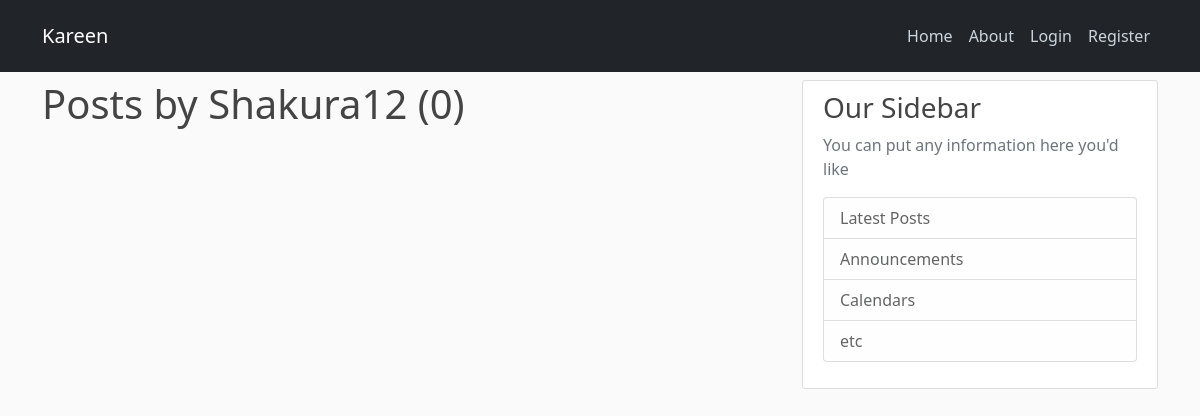
Page /user/Shakura12 on the earlier database version.
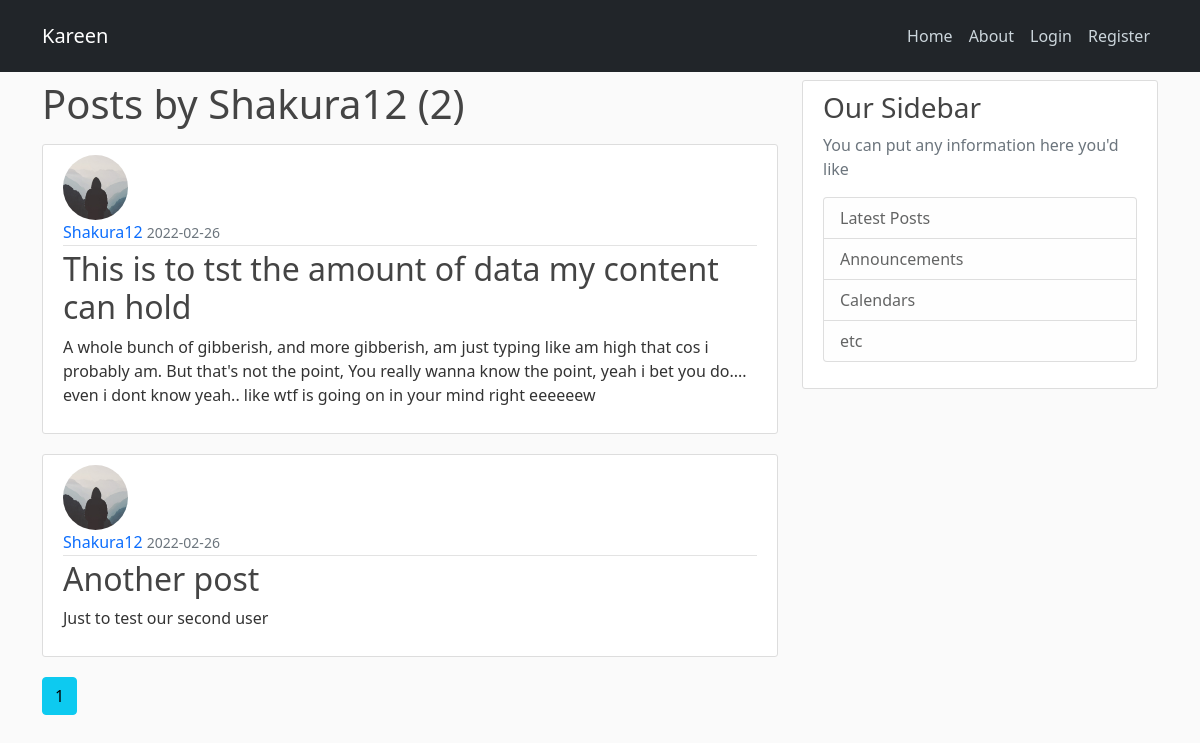
Same page on the later database version.
### flaskblog/models.py (models this page shows, shortened)
class Post(db.Model):
    id = db.Column(db.Integer, primary_key = True)
    title = db.Column(db.String(100), nullable=False)
    content = db.Column(db.Text, nullable=False)
    date_posted = db.Column(db.DateTime, nullable=False, default=datetime.utcnow)
    user_id = db.Column(db.Integer, db.ForeignKey('user.id'), nullable = False)

class User(db.Model, UserMixin):
    id = db.Column(db.Integer, primary_key = True)
    username = db.Column(db.String(20), unique = True, nullable = False)
    email = db.Column(db.String(120), unique = True, nullable = False)
    password = db.Column(db.String(60),  nullable = False)
    img_file = db.Column(db.String(20), nullable=False, default = 'default.jpg')
    post = db.relationship('Post', backref='author', lazy = True)

### flaskblog/users/routes.py (the view)
@users.route('/user/<string:username>', methods=['GET', 'POST'])
def user_posts(username):
    page = request.args.get('page', 1, type=int)
    user = User.query.filter_by(username=username).first_or_404()
    posts = Post.query.filter_by(author=user)\
        .order_by(Post.date_posted.desc())\
        .paginate(page = page, per_page = 5)
    return render_template('user_posts.html', posts=posts, user=user)

### flaskblog/templates/user_posts.html
{% extends 'layout.html' %}
{% block content %}
    <h1 class="mb-3"> Posts by {{ user.username }} ({{ posts.total }})</h1>
    {% for post in posts.items %}
       <article class="media content-section">
           <img class = 'rounded-circle article-img' src="{{ url_for ('static', filename = 'profile_pic/' + post.author.img_file)}}">
           <div class="media-body">
                <div class="article-metadata">
                    <a class="mr-2" href="{{ url_for('users.user_posts', username = post.author.username)}}" style="text-decoration: none;"> {{ post.author.username }} </a>
                    <small class="text-muted"> {{ post.date_posted.strftime('%Y-%m-%d') }} </small>
                </div>
                <h2><a class="article-title" href ="{{ url_for('posts.post', post_id=post.id) }}" style="text-decoration: none;" > {{ post.title }} </a></h2>
                <p class="article-content"> {{ post.content }} </p>
            </div>
       </article>
    {% endfor %}
    {% for page_num in posts.iter_pages(left_edge=1, right_edge=1,left_current=1, right_current=2) %}
        {% if page_num %}
            {% if posts.page == page_num %}
                <a class="btn btn-info mb-4" href="{{ url_for('users.user_posts', username=user.username,  page=page_num) }}"> {{ page_num }}</a>
            {% else %}
                <a class="btn btn-outline-info mb-4" href="{{ url_for('users.user_posts', username=user.username, page=page_num) }}"> {{ page_num }}</a>
            {% endif %}
        {% else %}
            ...
        {% endif %}
    {% endfor %}
{% endblock content %}

Differences in the rows shown:
added Post: img_file (placeholder picture), author.username "Shakura12", date_posted "2022-02-26", title "This is to tst the amount of data my content can hold", content "A whole bunch of gibberish, and more gibberish, am just typing like am high that cos i probably am. But that's not the point, You really wanna know the point, yeah i bet you do.... even i dont know yeah.. like wtf is going on in your mind right eeeeeew"
added Post: img_file (placeholder picture), author.username "Shakura12", date_posted "2022-02-26", title "Another post", content "Just to test our second user"
Other differences:
{{ posts.total }}: "0" → "2"
new list line: "1"
